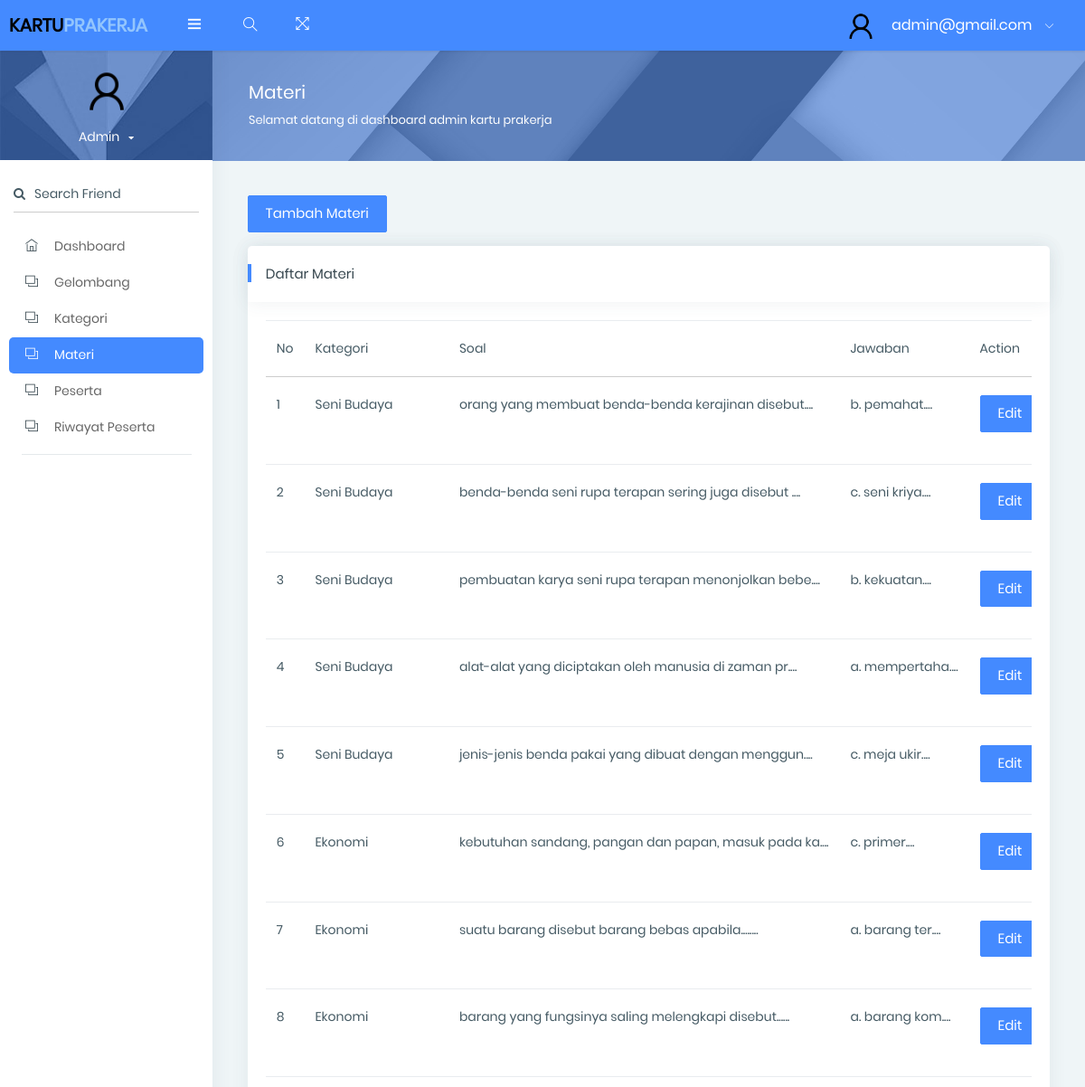
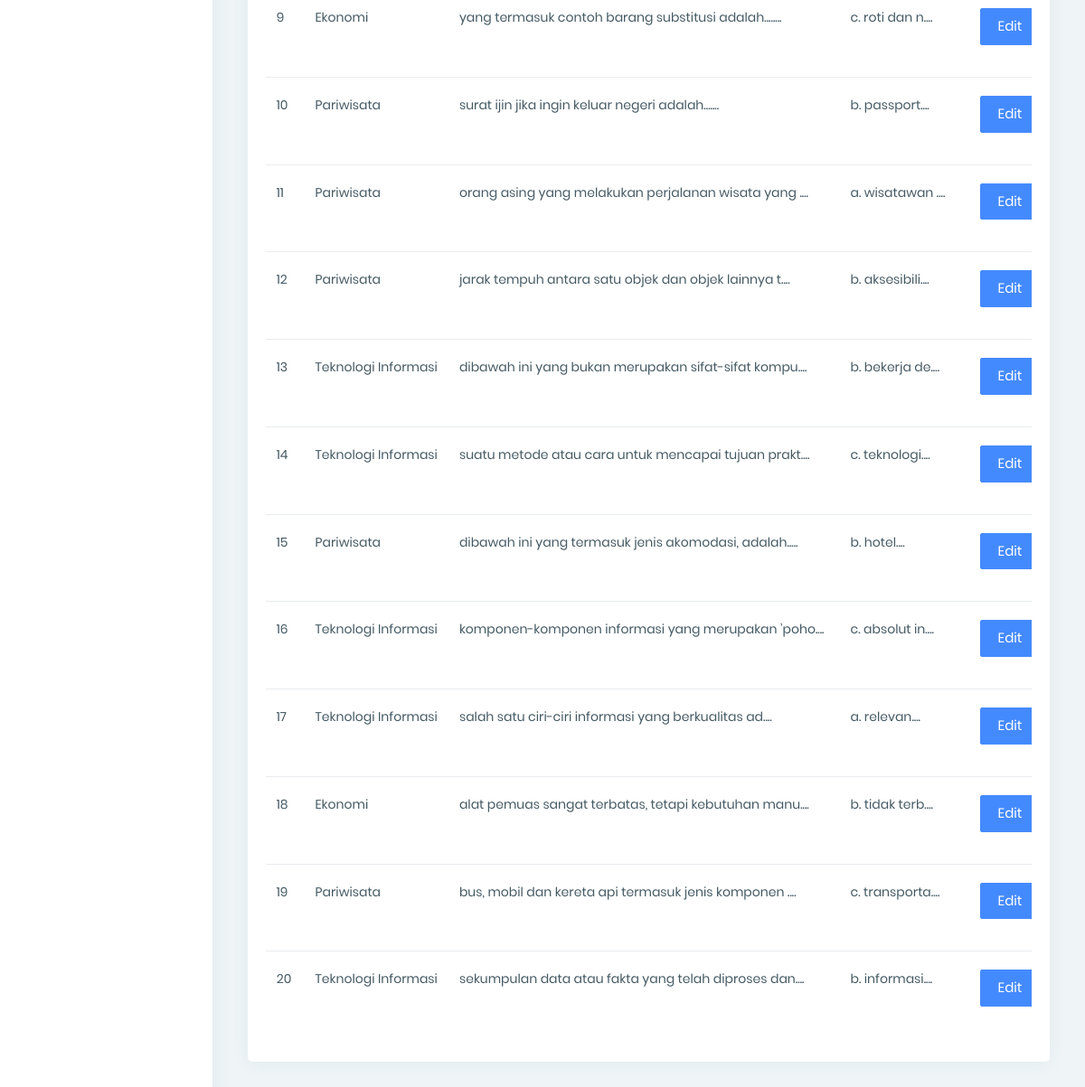
The app's page /level/admin/materi.php (signed in) with its own data (2 pictures, top to bottom).
### tables this page shows
CREATE TABLE `tb_option` (
  `id_option` int(11) NOT NULL,
  `abjad` varchar(2) NOT NULL,
  `text_abjad` varchar(150) NOT NULL,
  `status_option` int(1) DEFAULT NULL,
  `id_soal` int(11) NOT NULL,
  `deleted` int(1) NOT NULL DEFAULT 0
);

CREATE TABLE `tb_kategori` (
  `id_kategori` int(11) NOT NULL,
  `nama_kategori` varchar(100) NOT NULL,
  `deskripsi` text NOT NULL,
  `deleted` int(1) NOT NULL DEFAULT 0
);

CREATE TABLE `tb_soal` (
  `id_soal` int(11) NOT NULL,
  `soal` text NOT NULL,
  `id_kategori` int(11) NOT NULL,
  `deleted` int(1) NOT NULL DEFAULT 0
);

### level/admin/materi.php (the view, shortened to what this page needs)
<?php
    require_once "../../config/koneksi.php";
?>
<!DOCTYPE html>
<html lang="en">
<head>
    <link rel="stylesheet" href="../assets/pages/waves/css/waves.min.css" type="text/css" media="all">
      <link rel="stylesheet" type="text/css" href="../assets/css/bootstrap/css/bootstrap.min.css">
      <link rel="stylesheet" href="../assets/pages/waves/css/waves.min.css" type="text/css" media="all">
      <link rel="stylesheet" type="text/css" href="../assets/icon/themify-icons/themify-icons.css">
      <link rel="stylesheet" type="text/css" href="../assets/icon/font-awesome/css/font-awesome.min.css">
      <link rel="stylesheet" type="text/css" href="../assets/css/jquery.mCustomScrollbar.css">
        <link rel="stylesheet" href="https://www.amcharts.com/lib/3/plugins/export/export.css" type="text/css" media="all" />
      <link rel="stylesheet" type="text/css" href="../assets/css/style.css">
  </head>
  <body>
  <div id="pcoded" class="pcoded">
      <div class="pcoded-container navbar-wrapper">
          <nav class="navbar header-navbar pcoded-header">
              <div class="navbar-wrapper">
                  <div class="navbar-logo">
                      <a class="mobile-menu waves-effect waves-light" id="mobile-collapse" href="#!">
                          <i class="ti-menu"></i>
                      </a>
                      <a href="dashboard.admin.php">
                          <h5 style="color:#000; font-weight:800;">KARTU<span style="color:#93C5FD;">PRAKERJA</span></h5>
                      </a>
                  </div>
                  <div class="navbar-container container-fluid">
                      <ul class="nav-left">
                          <li class="header-search">
                              <div class="main-search morphsearch-search">
                                  <div class="input-group">
                                      <input type="text" class="form-control">
                                      <span class="input-group-addon search-btn"><i class="ti-search"></i></span>
                                  </div>
                              </div>
                          </li>
                          <li>
                              <a href="#!" onclick="javascript:toggleFullScreen()" class="waves-effect waves-light">
                                  <i class="ti-fullscreen"></i>
                              </a>
                          </li>
                      </ul>
                      <ul class="nav-right">
                          <li class="user-profile header-notification">
                              <a href="#!" class="waves-effect waves-light">
                                  <img src="../assets/images/avatar-user.png" class="img-radius" alt="User-Profile-Image">
                                  <span><?=$_SESSION['user_login']['email']?></span>
                                  <i class="ti-angle-down"></i>
                              </a>
                          </li>
                      </ul>
                  </div>
              </div>
          </nav>
          <div class="pcoded-main-container">
              <div class="pcoded-wrapper">
                  <nav class="pcoded-navbar">
                      <div class="pcoded-inner-navbar main-menu">
                          <div class="">
                              <div class="main-menu-header">
                                  <img class="img-80 img-radius" src="../assets/images/avatar-user.png" alt="User-Profile-Image">
                                  <div class="user-details">
                                      <span id="more-details">Admin<i class="fa fa-caret-down"></i></span>
                                  </div>
                              </div>
                          </div>
                          <div class="p-15 p-b-0">
                              <form class="form-material">
                                  <div class="form-group form-primary">
                                      <input type="text" name="footer-email" class="form-control" required="">
                                      <label class="float-label"><i class="fa fa-search m-r-10"></i>Search Friend</label>
                                  </div>
                              </form>
                          </div>
                          <ul class="pcoded-item pcoded-left-item">
                              <li>
                                  <a href="dashboard.admin.php" class="waves-effect waves-dark">
                                      <span class="pcoded-micon"><i class="ti-home"></i><b>D</b></span>
                                      <span class="pcoded-mtext" data-i18n="nav.dash.main">Dashboard</span>
                                  </a>
                              </li>
                              <li>
                                  <a href="gelombang.php" class="waves-effect waves-dark">
                                      <span class="pcoded-micon"><i class="ti-layers"></i><b>FC</b></span>
                                      <span class="pcoded-mtext" data-i18n="nav.form-components.main">Gelombang</span>
                                  </a>
                              </li>
                              <li>
                                  <a href="kategori.php" class="waves-effect waves-dark">
                                      <span class="pcoded-micon"><i class="ti-layers"></i><b>FC</b></span>
                                      <span class="pcoded-mtext" data-i18n="nav.form-components.main">Kategori</span>
                                  </a>
                              </li>
                              <li class="active">
                                  <a href="materi.php" class="waves-effect waves-dark">
                                      <span class="pcoded-micon"><i class="ti-layers"></i><b>FC</b></span>
                                      <span class="pcoded-mtext" data-i18n="nav.form-components.main">Materi</span>
                                  </a>
                              </li>
                              <li>
                                  <a href="peserta.php" class="waves-effect waves-dark">
                                      <span class="pcoded-micon"><i class="ti-layers"></i><b>FC</b></span>
                                      <span class="pcoded-mtext" data-i18n="nav.form-components.main">Peserta</span>
                                  </a>
                              </li>
                              <li>
                                  <a href="riwayat_peserta.php" class="waves-effect waves-dark">
                                      <span class="pcoded-micon"><i class="ti-layers"></i><b>FC</b></span>
                                      <span class="pcoded-mtext" data-i18n="nav.form-components.main">Riwayat Peserta</span>
                                  </a>
                              </li>
                          </ul>
                  </nav>
                  <div class="pcoded-content">
                      <div class="page-header">
                          <div class="page-block">
                              <div class="row align-items-center">
                                  <div class="col-md-8">
                                      <div class="page-header-title">
                                          <h5 class="m-b-10">Materi</h5>
                                          <p class="m-b-0">Selamat datang di dashboard admin kartu prakerja</p>
                                      </div>
                                  </div>
                              </div>
                          </div>
                      </div>
                        <div class="pcoded-inner-content">
                            <div class="main-body">
                                <div class="page-wrapper">
                                    <div class="page-body">
                                        <a href="./tambah_materi.php"><button class="btn btn-primary waves-effect waves-light" style="margin-bottom:15px;">Tambah Materi</button></a>
                                        <div class="card">
                                            <div class="card-header">
                                                <h5>Daftar Materi</h5>
                                            </div>
                                            <div class="card-block table-border-style">
                                                <div class="table-responsive">
                                                    <table class="table table-hover">
                                                        <thead>
                                                            <tr>
                                                                <th>No</th>
                                                                <th>Kategori</th>
                                                                <th>Soal</th>
                                                                <th>Jawaban</th>
                                                                <th>Action</th>
                                                            </tr>
                                                        </thead>
                                                        <tbody>
                                                        <?php
                                                            $query = mysqli_query($connection, "SELECT tb_option.*,tb_soal.*,tb_kategori.* FROM tb_option INNER JOIN tb_soal USING(id_soal) INNER JOIN tb_kategori USING(id_kategori) WHERE tb_soal.deleted = 0 AND tb_option.deleted = 0 AND tb_option.status_option = 1 ORDER BY tb_soal.id_soal DESC");
                                                            $nomor = 1;
                                                            while($data = mysqli_fetch_assoc($query)){
                                                                ?>
                                                                    <tr>
                                                                        <th scope="row"><?=$nomor++?></th>
                                                                        <td><?=ucwords($data['nama_kategori'])?></td>
                                                                        <td><?=substr(strtolower($data['soal']),0,50)?>....</td>
                                                                        <td><?=strtolower($data['abjad'])?>. <?=substr(strtolower($data['text_abjad']),0,10)?>....</td>
                                                                        <td>
                                                                        <a class="text-primary" href="./edit_materi.php?id=<?php echo $data['id_soal'] ?>"><button class="btn btn-primary waves-effect waves-light" style="margin-bottom:15px;">Edit</button></a>
                                                                        </td>
                                                                    </tr>
                                                                <?php
                                                            }
                                                        ?>
                                                        </tbody>
                                                    </table>
                                                </div>
                                            </div>
                                        </div>
                                    </div>
                                </div>
                            </div>
                        </div>
                    </div>
                </div>
            </div>
        </div>
    </div>
</body>
</html>

### records on screen
tb_option: tb_kategori.nama_kategori "Seni Budaya", id_soal.soal "orang yang membuat benda-benda kerajinan disebut", abjad "b", text_abjad "pemahat"
tb_option: tb_kategori.nama_kategori "Seni Budaya", id_soal.soal "benda-benda seni rupa terapan sering juga disebut", abjad "c", text_abjad "seni kriya"
tb_option: tb_kategori.nama_kategori "Seni Budaya", id_soal.soal "pembuatan karya seni rupa terapan menonjolkan bebe", abjad "b", text_abjad "kekuatan"
tb_option: tb_kategori.nama_kategori "Seni Budaya", id_soal.soal "alat-alat yang diciptakan oleh manusia di zaman pr", abjad "a", text_abjad "mempertaha"
tb_option: tb_kategori.nama_kategori "Seni Budaya", id_soal.soal "jenis-jenis benda pakai yang dibuat dengan menggun", abjad "c", text_abjad "meja ukir"
tb_option: tb_kategori.nama_kategori "Ekonomi", id_soal.soal "kebutuhan sandang, pangan dan papan, masuk pada ka", abjad "c", text_abjad "primer"
tb_option: tb_kategori.nama_kategori "Ekonomi", id_soal.soal "suatu barang disebut barang bebas apabila....", abjad "a", text_abjad "barang ter"
tb_option: tb_kategori.nama_kategori "Ekonomi", id_soal.soal "barang yang fungsinya saling melengkapi disebut..", abjad "a", text_abjad "barang kom"
tb_option: tb_kategori.nama_kategori "Ekonomi", id_soal.soal "yang termasuk contoh barang substitusi adalah....", abjad "c", text_abjad "roti dan n"
tb_option: tb_kategori.nama_kategori "Pariwisata", id_soal.soal "surat ijin jika ingin keluar negeri adalah...", abjad "b", text_abjad "passport"
tb_option: tb_kategori.nama_kategori "Pariwisata", id_soal.soal "orang asing yang melakukan perjalanan wisata yang", abjad "a", text_abjad "wisatawan"
tb_option: tb_kategori.nama_kategori "Pariwisata", id_soal.soal "jarak tempuh antara satu objek dan objek lainnya t", abjad "b", text_abjad "aksesibili"
tb_option: tb_kategori.nama_kategori "Teknologi Informasi", id_soal.soal "dibawah ini yang bukan merupakan sifat-sifat kompu", abjad "b", text_abjad "bekerja de"
tb_option: tb_kategori.nama_kategori "Teknologi Informasi", id_soal.soal "suatu metode atau cara untuk mencapai tujuan prakt", abjad "c", text_abjad "teknologi"
tb_option: tb_kategori.nama_kategori "Pariwisata", id_soal.soal "dibawah ini yang termasuk jenis akomodasi, adalah.", abjad "b", text_abjad "hotel"
tb_option: tb_kategori.nama_kategori "Teknologi Informasi", id_soal.soal "komponen-komponen informasi yang merupakan ’poho", abjad "c", text_abjad "absolut in"
tb_option: tb_kategori.nama_kategori "Teknologi Informasi", id_soal.soal "salah satu ciri-ciri informasi yang berkualitas ad", abjad "a", text_abjad "relevan"
tb_option: tb_kategori.nama_kategori "Ekonomi", id_soal.soal "alat pemuas sangat terbatas, tetapi kebutuhan manu", abjad "b", text_abjad "tidak terb"
tb_option: tb_kategori.nama_kategori "Pariwisata", id_soal.soal "bus, mobil dan kereta api termasuk jenis komponen", abjad "c", text_abjad "transporta"
tb_option: tb_kategori.nama_kategori "Teknologi Informasi", id_soal.soal "sekumpulan data atau fakta yang telah diproses dan", abjad "b", text_abjad "informasi"

### other values on screen
$_SESSION['user_login']['email'] "admin@gmail.com"
